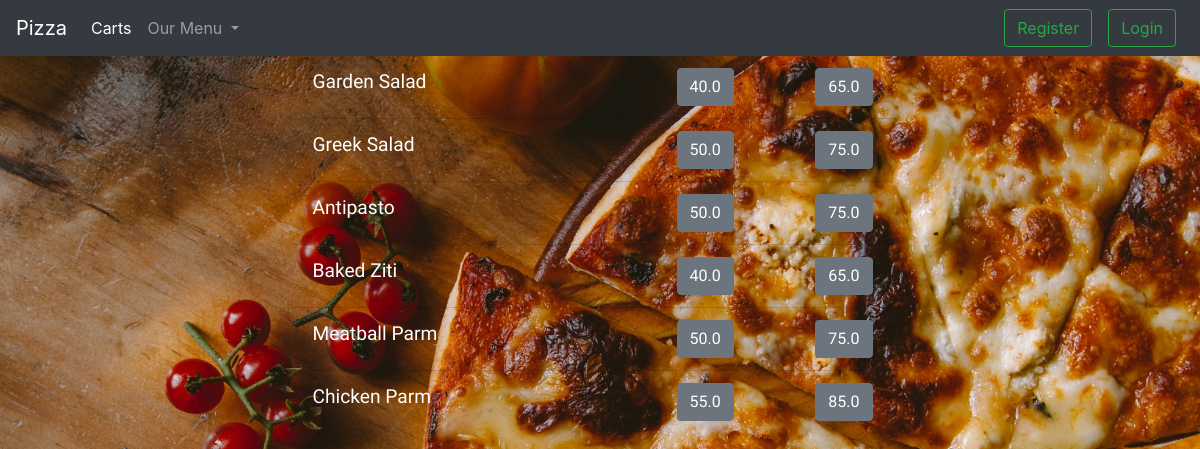
Page /6/menus on the committed database.
### pizza/models.py (models this page shows)
class Size(models.Model):
    small = models.FloatField(default=0.0)
    large = models.FloatField(default=0.0)
    menu = models.ForeignKey(Menu, on_delete=models.CASCADE)
    def __str__(self):
        return f"{self.menu}, {self.small}, {self.large}"

class Menu(models.Model):
    item = models.CharField(max_length=64)
    type = models.ForeignKey(Type, on_delete=models.CASCADE)
    def __str__(self):
        return f"{self.type}, {self.item}"

### pizza/views.py (the view)
# urls.py: path("<int:item_id>/menus", views.menus, name="menus"),
def menus(request, item_id):
    items = Menu.objects.filter(type=item_id)
    print(items)
    food = [Size.objects.filter(menu=i) for i in items]
    print(food)
    category = Type.objects.all()
    context = {
        'food': [i[0] for i in food],
        'toppings': Topping.objects.all(),
        'category': category
    }
    return render(request, "pizza/menu.html", context)

### pizza/models.py (called while the page is built)
    def __str__(self):
        return f"{self.name}"

### pizza/templates/pizza/menu.html (shortened to what this page needs)
{% extends "pizza/layout.html" %}
{% block content %}
    <div id="menu">
        <div class="row align-items-center h-100">
            <div class="right-side">
            <ul class="col-md list-group list-group-flush bg-transparent">
                {% for i in food %}
                    <li class="list-group-item bg-transparent">
                        <span class="food-type bg-transparent">{{ i.menu.item }}</span>
                        <form id="{{i.id}}" class="add-to-carts bg-transparent">
                        <div class="price clearfix">
                            {% if i.small %}
                                <input class="small btn btn-secondary float-left" type="submit" title="Small" name="add1" value="{{i.small}}">
                            {% endif %}
                            <input class="large btn btn-secondary float-right" type="submit" title="Large" name="add2" value="{{i.large}}">
                        </div>
                        </form>
                    </li>
                {% endfor %}
            </ul>
            </div>
        </div>
    </div>
{% endblock %}

### pizza/static/app.css (style rules this page uses)
html, body { width:100%; margin:0; height:100%; }
* { margin: 0; padding: 0; box-sizing: border-box; color: white; }
body { background: url(pizza3.jpg) no-repeat center center fixed; background-size: cover; height: 100%; width: 100%; color: white; margin: 0; }
.food-type { float: left; }
.price { float: right; width: 35%; }
.right-side { width: 50%; margin: 0 auto; height: 100%; background-color: transparent; font-family: 'Satisfy', cursive; font-size: 1.2em; }
ul, li { background-color: transparent; }

### rows in the picture
Size: menu.item "Garden Salad", add1 "40.0", add2 "65.0"
Size: menu.item "Greek Salad", add1 "50.0", add2 "75.0"
Size: menu.item "Antipasto", add1 "50.0", add2 "75.0"
Size: menu.item "Baked Ziti", add1 "40.0", add2 "65.0"
Size: menu.item "Meatball Parm", add1 "50.0", add2 "75.0"
Size: menu.item "Chicken Parm", add1 "55.0", add2 "85.0"
